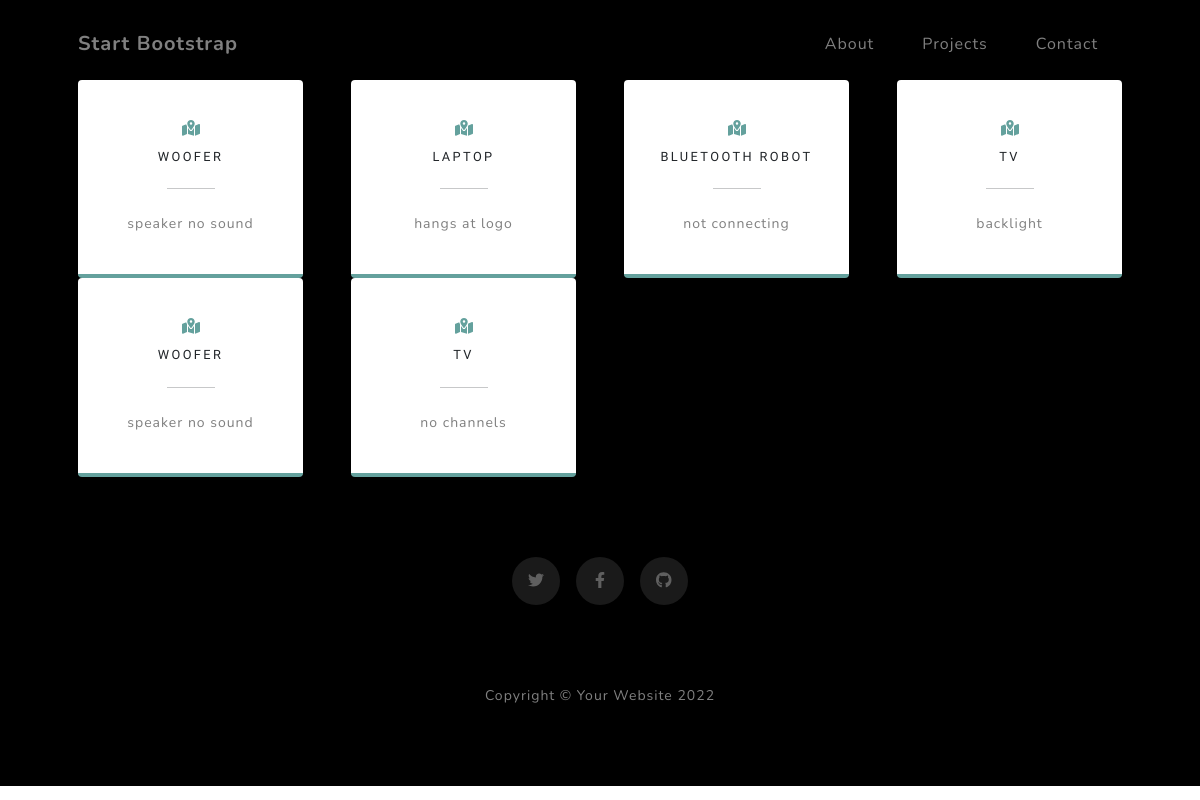
The app's page /technician/wk7AYRvGRs2umxb34HfjkWGOhqk1enth (signed in) with its own data.
### app/models.py (models this page shows)
class Device(db.Model):
    id=db.Column(db.Integer,primary_key=True)
    name=db.Column(db.String(255))
    model=db.Column(db.String(100))
    fault=db.Column(db.String(255))
    device_key=db.Column(db.String(255))
    user_id=db.Column(db.Integer,db.ForeignKey('user.id'))
    repair_price=db.Column(db.Integer())
    status=db.Column(db.String(100),default='booked')
    tech_resolution=db.Column(db.String(255),default='none')

### app/routes.py (the view)
@app.route('/technician/<usk>',methods=['GET','POST'])
@login_required
def technician(usk):
    devices=Device.query.all()
    return render_template('technician.html',devices=devices)

### app/models.py (called while the page is built)
@loginmanager.user_loader
def load_user(id):
    return User.query.get(int(id))

### app/templates/technician.html (shortened to what this page needs)
<!DOCTYPE html>
<html lang="en">
    <head>
        <link href="{{url_for('static',filename='css/tech.css')}}" rel="stylesheet" />
    </head>
    <body id="page-top">
        <nav class="navbar navbar-expand-lg navbar-light fixed-top" id="mainNav">
            <div class="container px-4 px-lg-5">
                <a class="navbar-brand" href="#page-top">Start Bootstrap</a>
                <div class="collapse navbar-collapse" id="navbarResponsive">
                    <ul class="navbar-nav ms-auto">
                        <li class="nav-item"><a class="nav-link" href="#about">About</a></li>
                        <li class="nav-item"><a class="nav-link" href="#projects">Projects</a></li>
                        <li class="nav-item"><a class="nav-link" href="#signup">Contact</a></li>
                    </ul>
                </div>
            </div>
        </nav>
        <section class="contact-section bg-black">
            <div class="container px-4 px-lg-5">
                <div class="row gx-4 gx-lg-5">
                    {% for device in devices %}
                    <div class="col-md-3 mb-3 mb-md-0">
                        <div class="card py-4 h-100">
                            <div class="card-body text-center">
                                <i class="fas fa-map-marked-alt text-primary mb-2"></i>
                                <h4 class="text-uppercase m-0">{{device.name}}</h4>
                                <hr class="my-4 mx-auto" />
                                <div class="small text-black-50">{{device.fault}}</div>
                            </div>
                        </div>
                    </div>
                    {% endfor %}
                </div>
                <div class="social d-flex justify-content-center">
                    <a class="mx-2" href="#!"><i class="fab fa-twitter"></i></a>
                    <a class="mx-2" href="#!"><i class="fab fa-facebook-f"></i></a>
                    <a class="mx-2" href="#!"><i class="fab fa-github"></i></a>
                </div>
            </div>
        </section>
        <footer class="footer bg-black small text-center text-white-50"><div class="container px-4 px-lg-5">Copyright &copy; Your Website 2022</div></footer>
    </body>
</html>

### records on screen
Device: name "WOOFER", fault "speaker no sound"
Device: name "LAPTOP", fault "hangs at logo"
Device: name "BLUETOOTH ROBOT", fault "not connecting"
Device: name "TV", fault "backlight"
Device: name "WOOFER", fault "speaker no sound"
Device: name "TV", fault "no channels"
